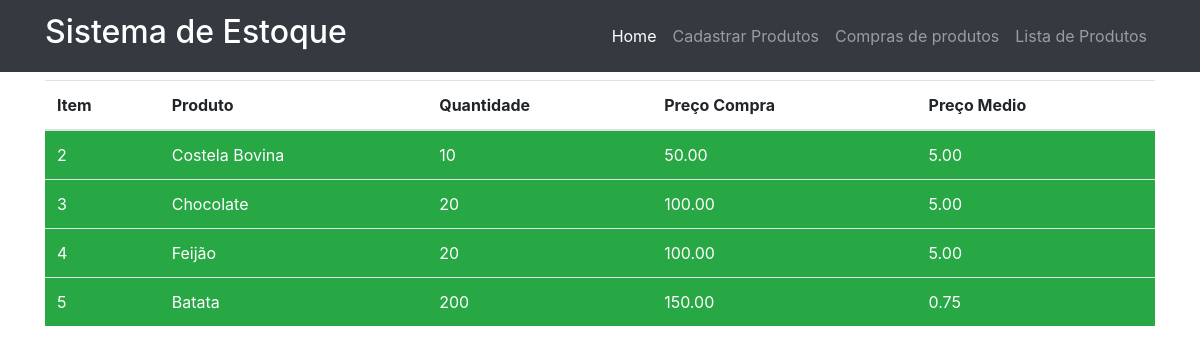
Screenshot of /estoque/lista/ with the database file from the repository.
### estoque/models.py (models this page shows, shortened)
class Compra(models.Model):
	id = models.AutoField(primary_key=True)
	produto = models.CharField(max_length=200,verbose_name='Descricao do Produto')
	quantidade = models.IntegerField(verbose_name='Qunatidade do Produto')
	preco_compra = models.DecimalField(max_digits=15, decimal_places=2, verbose_name='Preço do Produto')
	def calculo(self):
		return self.preco_compra / self.quantidade
	media = property(calculo)

### estoque/views.py (the view)
# urls.py: path('lista/', views.lista, name='lista'),
def lista(request):
	compras = Compra.objects.all()
	return render(request, 'estoque/lista.html',{'compras':compras})

### estoque/templates/estoque/lista.html (shortened to what this page needs)
{% extends "index.html" %}
{% load static %}
{% load widget_tweaks %}
	{% block body %}
	    <table class="table table-hover">
			<thead>
				<tr>
				    <th>Item</th>
					<th>Produto</th>
					<th>Quantidade</th>
					<th>Preço Compra</th>
					<th>Preço Medio</th>
				</tr>
			</thead>
			<tbody>
			{% for c in compras %}
				<tr class="bg-success" style="color:#fff;">
				<td>{{ c.id }}</td>
				<td>{{ c.produto }}</td>
				<td>{{ c.quantidade }}</td>
				<td>{{ c.preco_compra }}</td>
				<td>{{ c.media }}</td>
				</tr>
			{% endfor %}
			</tbody>
		</table>
	{% endblock body %}

### estoque/templates/index.html (shortened to what this page needs)
{% load static %}
{% load widget_tweaks %}
<!DOCTYPE html>
<html lang="en">
  <head>
    <link href="{% static 'bootstrap/css/bootstrap.min.css'%}" rel="stylesheet">
    <link href="{% static 'css/logo-nav.css'%}" rel="stylesheet">
  </head>
  <body>
    <nav class="navbar navbar-expand-lg navbar-dark bg-dark fixed-top">
      <div class="container">
        <a class="navbar-brand" href="#">
          <h2>Sistema de Estoque</h2>
        </a>
        <div class="collapse navbar-collapse" id="navbarResponsive">
          <ul class="navbar-nav ml-auto">
            <li class="nav-item active">
              <a class="nav-link" href="/">Home
              </a>
            </li>
            <li class="nav-item">
              <a class="nav-link" href="{% url 'cadastro' %}">Cadastrar Produtos</a>
            </li>
            <li class="nav-item">
              <a class="nav-link" href="{% url 'compra' %}">Compras de produtos</a>
            </li>
            <li class="nav-item">
              <a class="nav-link" href="{% url 'lista' %}">Lista de Produtos</a>
            </li>
          </ul>
        </div>
      </div>
    </nav>
    <br>
    <div class="container">
    {% block body %}
    {% endblock body %}
    </div>
  </body>
</html>

### estoque/static/css/logo-nav.css (style rules this page uses)
body { padding-top: 54px; }
@media (min-width: 992px) { body { padding-top: 56px; } }

### rows the page displays
Compra: id "2", produto "Costela Bovina", quantidade "10", preco_compra "50.00", media "5.00"
Compra: id "3", produto "Chocolate", quantidade "20", preco_compra "100.00", media "5.00"
Compra: id "4", produto "Feijão", quantidade "20", preco_compra "100.00", media "5.00"
Compra: id "5", produto "Batata", quantidade "200", preco_compra "150.00", media "0.75"
